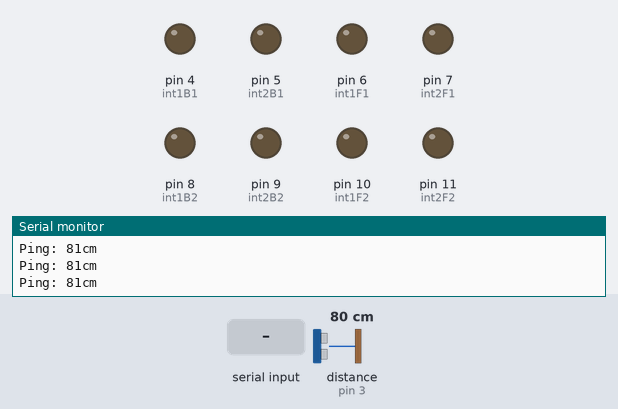
A sketch run on a simulated Arduino Uno, built with avr-gcc and run on an emulated ATmega328P. Shown: output pins drawn as LEDs (lit = HIGH), the last lines printed to the serial monitor. The test bench sets the inputs (shaded band); at power-on: distance to the obstacle (sensor on pin 3) 80 cm. The echo pulse lasts 58.3 µs per cm.

Above: at 1.2 s.
1.3 s: "w" received over Serial
At 1.8 s:
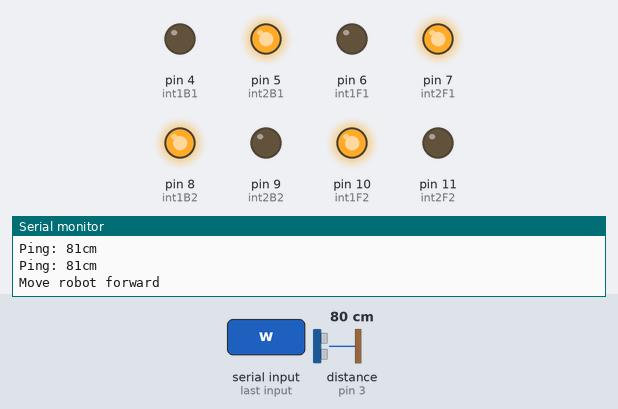
3.4 s: "s" received over Serial
At 3.9 s:
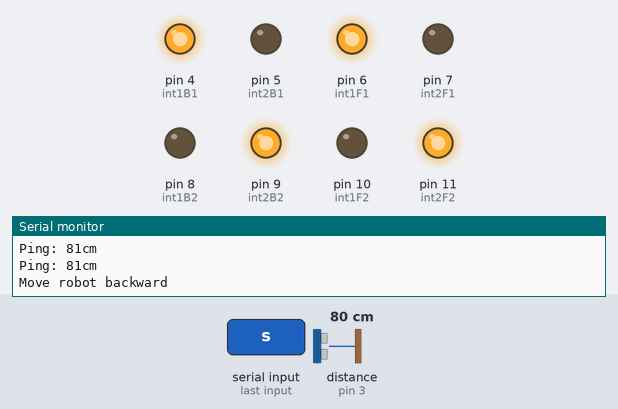
5.5 s: "a" received over Serial
At 5.9 s:
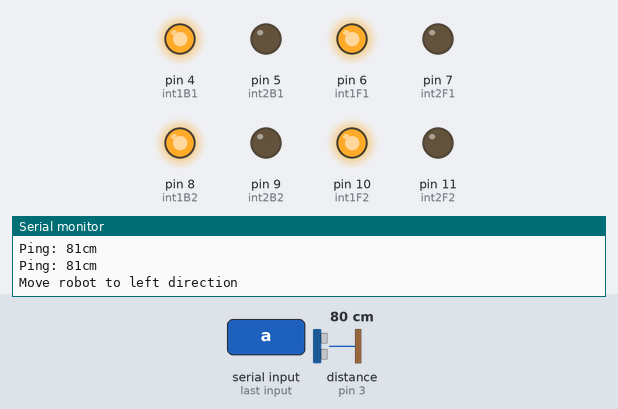
7.6 s: "d" received over Serial
At 8.1 s:
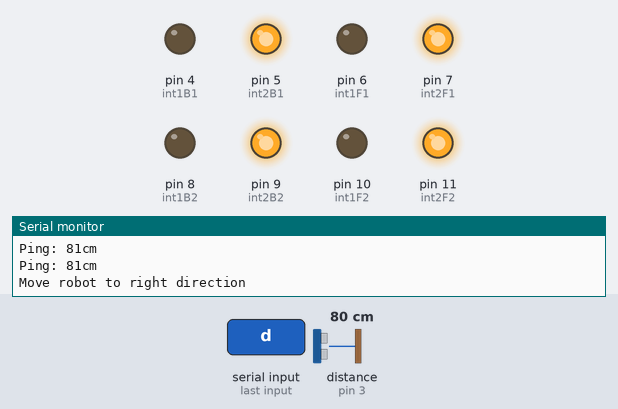
Timing chart, 0 to 10.6 s (numbered marks = the images above; inputs shaded):
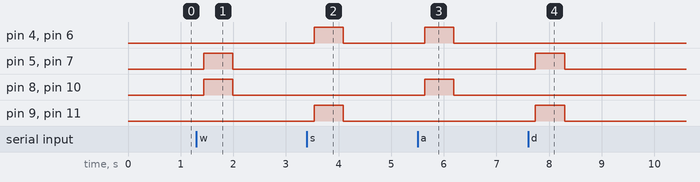

The sketch:

arduino_client.ino
```cpp
#include <NewPing.h>

#define TRIGGER_PIN  2  // Arduino pin tied to trigger pin on the ultrasonic sensor.
#define ECHO_PIN     3  // Arduino pin tied to echo pin on the ultrasonic sensor.
#define MAX_DISTANCE 200 // Maximum distance (in cm) to ping.

// Declare L298N Dual H-Bridge Motor Controller directly
// since there is not a library to load.
// 1 => left; 2 => right
// Back Motor 1 (Left)
#define int1B1 4
#define int2B1 5
// Back Motor 2 (Right)
#define int1B2 8
#define int2B2 9
// Front Motor 1 (Left)
#define int1F1 6
#define int2F1 7
// Front Motor 2 (Right)
#define int1F2 10
#define int2F2 11

const int DELAY = 500;

unsigned long cm = 0;
// NewPing setup of pins and maximum distance.
NewPing sonar(TRIGGER_PIN, ECHO_PIN, MAX_DISTANCE);

void setup() {
  // declear pin
  pinMode(int1B1,OUTPUT);
  pinMode(int2B1,OUTPUT);
  pinMode(int1B2,OUTPUT);
  pinMode(int2B2,OUTPUT);
  pinMode(int1F1,OUTPUT);
  pinMode(int2F1,OUTPUT);
  pinMode(int1F2,OUTPUT);
  pinMode(int2F2,OUTPUT);

  // set initial pin state
  digitalWrite(int1B1,LOW);
  digitalWrite(int2B1,LOW);
  digitalWrite(int1B2,LOW);
  digitalWrite(int2B2,LOW);
  digitalWrite(int1F1,LOW);
  digitalWrite(int2F1,LOW);
  digitalWrite(int1F2,LOW);
  digitalWrite(int2F2,LOW);

  // Open serial communication @ 115200 baud and wait for port to open:
  Serial.begin(115200);
  while (!Serial) {
    ; // wait for serial port to connect. Needed for native USB port only
  }
}

void loop() {
  // Wait 50ms between pings (about 20 pings/sec).
  // 29ms should be the shortest delay between pings.
  delay(50);
  cm = sonar.ping_cm();
  Serial.print("Ping: ");
  // Send ping, get distance in cm and print result (0 = outside set distance range)
  Serial.print(cm);
  Serial.println("cm");
  doStaff(cm); // All logic controller is implemented here
}

void doStaff(unsigned long distance) {
  char serIn = '0';
  if (Serial.available()) {
    serIn = Serial.read();
  }

  switch (serIn) {
    case 'w':
      if (distance <= 20) {
        stopMotor();
        delay(100);
      } else {
        Serial.println("Move robot forward");
        // move robot forward
        goForward();
      }
      break;
    case 's':
      Serial.println("Move robot backward");
      // move robot backward
      goBackward();
      break;
    case 'a':
      Serial.println("Move robot to left direction");
      // move robot to left direction
      goLeft();
      break;
    case 'd':
      Serial.println("Move robot to right direction");
      // move robot to right direction
      goRight();
      break;
    default:
      // default state
      stopMotor();
      break;
  }
}

void stopMotor() {
  // Back Motor
  digitalWrite(int1B1, LOW);
  digitalWrite(int2B1, LOW);
  digitalWrite(int1B2, LOW);
  digitalWrite(int2B2, LOW);
  // Front Motor
  digitalWrite(int1F1, LOW);
  digitalWrite(int2F1, LOW);
  digitalWrite(int1F2, LOW);
  digitalWrite(int2F2, LOW);
}

void goBackward() {
  // Stop motor before change direction
  stopMotor();
  delay(100);
  // Left Motor
  digitalWrite(int1B1, HIGH);
  digitalWrite(int2B1, LOW);
  digitalWrite(int1F1, HIGH);
  digitalWrite(int2F1, LOW);
  // Right Motor
  digitalWrite(int1B2, LOW);
  digitalWrite(int2B2, HIGH);
  digitalWrite(int1F2, LOW);
  digitalWrite(int2F2, HIGH);
  delay(DELAY);
}

void goForward() {
  // Stop motor before change direction
  stopMotor();
  delay(100);
  // Left Motor
  digitalWrite(int1B1, LOW);
  digitalWrite(int2B1, HIGH);
  digitalWrite(int1F1, LOW);
  digitalWrite(int2F1, HIGH);
  // Right Motor
  digitalWrite(int1B2, HIGH);
  digitalWrite(int2B2, LOW);
  digitalWrite(int1F2, HIGH);
  digitalWrite(int2F2, LOW);
  delay(DELAY);
}

void goLeft() {
  // Stop motor before change direction
  stopMotor();
  delay(100);
  // Left Motor
  digitalWrite(int1B1, HIGH);
  digitalWrite(int2B1, LOW);
  digitalWrite(int1F1, HIGH);
  digitalWrite(int2F1, LOW);
  // Right Motor
  digitalWrite(int1B2, HIGH);
  digitalWrite(int2B2, LOW);
  digitalWrite(int1F2, HIGH);
  digitalWrite(int2F2, LOW);
  delay(DELAY);
}

void goRight() {
  // Stop motor before change direction
  stopMotor();
  delay(100);
  // Left Motor
  digitalWrite(int1B1, LOW);
  digitalWrite(int2B1, HIGH);
  digitalWrite(int1F1, LOW);
  digitalWrite(int2F1, HIGH);
  // Right Motor
  digitalWrite(int1B2, LOW);
  digitalWrite(int2B2, HIGH);
  digitalWrite(int1F2, LOW);
  digitalWrite(int2F2, HIGH);
  delay(DELAY);
}
```

Measured:
- after the input at 1.3 s, pin 5 (int2B1), pin 7 (int2F1), pin 8 (int1B2), pin 10 (int1F2): LOW → HIGH after 0.13 s, → LOW 0.56 s later
- after the input at 3.4 s, pin 4 (int1B1), pin 6 (int1F1), pin 9 (int2B2), pin 11 (int2F2): LOW → HIGH after 0.14 s, → LOW 0.56 s later
- after the input at 5.5 s, pin 4 (int1B1), pin 6 (int1F1), pin 8 (int1B2), pin 10 (int1F2): LOW → HIGH after 0.14 s, → LOW 0.56 s later
- after the input at 7.6 s, pin 5 (int2B1), pin 7 (int2F1), pin 9 (int2B2), pin 11 (int2F2): LOW → HIGH after 0.14 s, → LOW 0.56 s later
